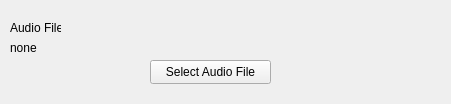
<?xml version="1.0" encoding="UTF-8"?>
<ui version="4.0">
 <class>setupMediaClass</class>
 <widget class="QWidget" name="setupMediaClass">
  <property name="geometry">
   <rect>
    <x>0</x>
    <y>0</y>
    <width>451</width>
    <height>104</height>
   </rect>
  </property>
  <property name="windowTitle">
   <string>setupMedia</string>
  </property>
  <widget class="QLabel" name="label">
   <property name="geometry">
    <rect>
     <x>10</x>
     <y>20</y>
     <width>51</width>
     <height>16</height>
    </rect>
   </property>
   <property name="text">
    <string>Audio File:</string>
   </property>
  </widget>
  <widget class="QLabel" name="audiofilename">
   <property name="geometry">
    <rect>
     <x>10</x>
     <y>40</y>
     <width>431</width>
     <height>16</height>
    </rect>
   </property>
   <property name="text">
    <string>none</string>
   </property>
   <property name="margin">
    <number>0</number>
   </property>
  </widget>
  <widget class="QPushButton" name="selectAudio">
   <property name="geometry">
    <rect>
     <x>150</x>
     <y>60</y>
     <width>121</width>
     <height>24</height>
    </rect>
   </property>
   <property name="text">
    <string>Select Audio File</string>
   </property>
  </widget>
 </widget>
 <layoutdefault spacing="6" margin="11"/>
 <resources/>
 <connections/>
</ui>
